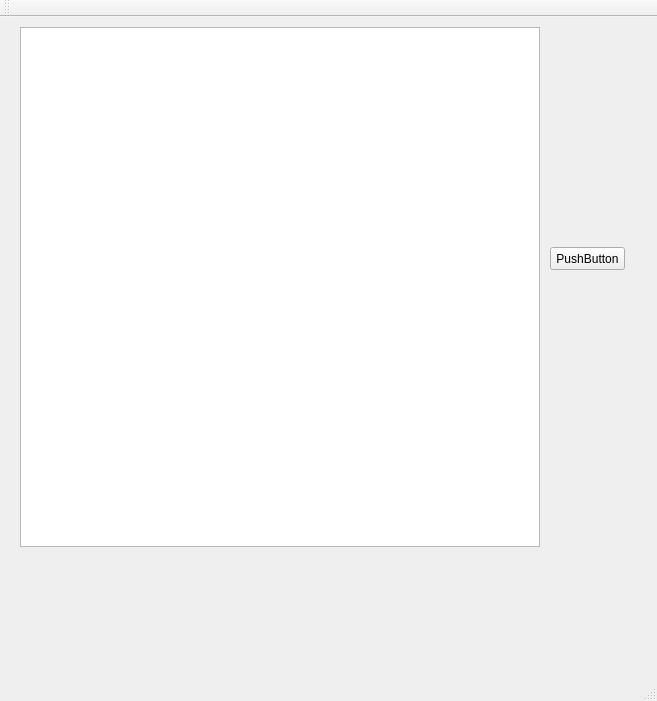
<?xml version="1.0" encoding="UTF-8"?>
<ui version="4.0">
 <class>MainWindow</class>
 <widget class="QMainWindow" name="MainWindow">
  <property name="geometry">
   <rect>
    <x>0</x>
    <y>0</y>
    <width>657</width>
    <height>701</height>
   </rect>
  </property>
  <property name="windowTitle">
   <string>MainWindow</string>
  </property>
  <widget class="QWidget" name="centralWidget">
   <widget class="QGraphicsView" name="graphicsView">
    <property name="geometry">
     <rect>
      <x>20</x>
      <y>10</y>
      <width>520</width>
      <height>520</height>
     </rect>
    </property>
   </widget>
   <widget class="QPushButton" name="pushButton">
    <property name="geometry">
     <rect>
      <x>550</x>
      <y>230</y>
      <width>75</width>
      <height>23</height>
     </rect>
    </property>
    <property name="text">
     <string>PushButton</string>
    </property>
   </widget>
  </widget>
  <widget class="QMenuBar" name="menuBar">
   <property name="geometry">
    <rect>
     <x>0</x>
     <y>0</y>
     <width>657</width>
     <height>21</height>
    </rect>
   </property>
  </widget>
  <widget class="QToolBar" name="mainToolBar">
   <attribute name="toolBarArea">
    <enum>TopToolBarArea</enum>
   </attribute>
   <attribute name="toolBarBreak">
    <bool>false</bool>
   </attribute>
  </widget>
  <widget class="QStatusBar" name="statusBar"/>
 </widget>
 <layoutdefault spacing="6" margin="11"/>
 <resources/>
 <connections/>
</ui>
